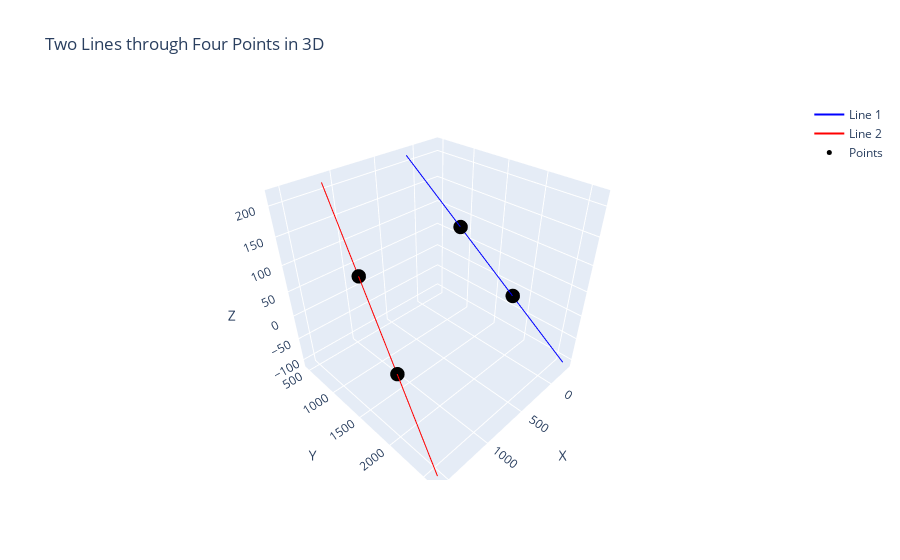
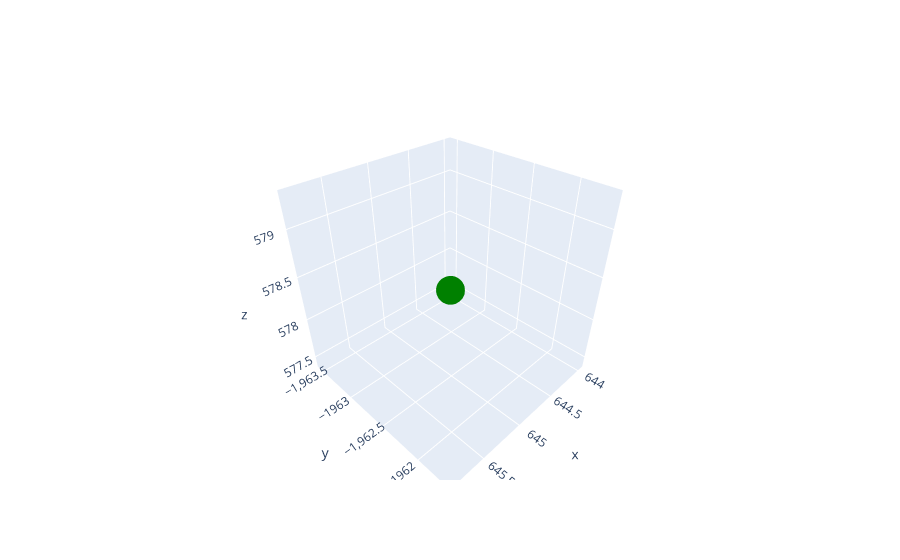

The cell these charts' notebook holds for them, in order:
### Code cell
import plotly.offline as pyo

E_g = E_transformed
F_g = F_transformed
E_g[2]= 0
F_g[2]= 0
# line_E = np.cross(E_top, E_transformed)
# line_F = np.cross(F_top, F_transformed)

# line_E /= line_E[2]
# line_F /= line_F[2]
# line_E, line_F
def plot_two_lines_3d_plotly(p1, p2, p3, p4):
    # Extracting coordinates for line 1
    x1, y1, z1 = p1
    x2, y2, z2 = p2
    
    # Direction vector for line 1
    d1 = np.array([x2 - x1, y2 - y1, z2 - z1])
    
    # Parametric values for line 1
    t1 = np.linspace(-1, 2, 100)
    
    # Line 1 points
    x_line1 = x1 + t1 * d1[0]
    y_line1 = y1 + t1 * d1[1]
    z_line1 = z1 + t1 * d1[2]
    
    # Extracting coordinates for line 2
    x3, y3, z3 = p3
    x4, y4, z4 = p4
    
    # Direction vector for line 2
    d2 = np.array([x4 - x3, y4 - y3, z4 - z3])
    
    # Parametric values for line 2
    t2 = np.linspace(-1, 2, 100)
    
    # Line 2 points
    x_line2 = x3 + t2 * d2[0]
    y_line2 = y3 + t2 * d2[1]
    z_line2 = z3 + t2 * d2[2]
    
    # Create trace for line 1
    line_trace1 = go.Scatter3d(
        x=x_line1,
        y=y_line1,
        z=z_line1,
        mode='lines',
        name='Line 1',
        line=dict(color='blue', width=2)
    )
    
    # Create trace for line 2
    line_trace2 = go.Scatter3d(
        x=x_line2,
        y=y_line2,
        z=z_line2,
        mode='lines',
        name='Line 2',
        line=dict(color='red', width=2)
    )
    
    # Create trace for points
    points_trace = go.Scatter3d(
        x=[x1, x2, x3, x4],
        y=[y1, y2, y3, y4],
        z=[z1, z2, z3, z4],
        mode='markers',
        name='Points',
        marker=dict(color='black', size=5)
    )
    
    # Layout
    layout = go.Layout(
        title='Two Lines through Four Points in 3D',
        scene=dict(
            xaxis_title='X',
            yaxis_title='Y',
            zaxis_title='Z'
        )
    )
    
    # Create the figure
    fig = go.Figure(data=[line_trace1, line_trace2, points_trace], layout=layout)
    
    # Plot the figure
    pyo.iplot(fig)
    
def find_intersection_point(p1, p2, p3, p4):
    # Extracting coordinates for line 1
    x1, y1, z1 = p1
    x2, y2, z2 = p2
    
    # Direction vector for line 1
    d1 = np.array([x2 - x1, y2 - y1, z2 - z1])
    
    # Parametric values for line 1
    t1 = np.linspace(-1, 2, 100)
    
    # Line 1 points
    x_line1 = x1 + t1 * d1[0]
    y_line1 = y1 + t1 * d1[1]
    z_line1 = z1 + t1 * d1[2]
    
    # Extracting coordinates for line 2
    x3, y3, z3 = p3
    x4, y4, z4 = p4
    
    # Direction vector for line 2
    d2 = np.array([x4 - x3, y4 - y3, z4 - z3])
    
    # Parametric values for line 2
    t2 = np.linspace(-1, 2, 100)
    
    # Line 2 points
    x_line2 = x3 + t2 * d2[0]
    y_line2 = y3 + t2 * d2[1]
    z_line2 = z3 + t2 * d2[2]
    
    # Solve for the intersection point
    A = np.array([
        [d1[0], -d2[0]],
        [d1[1], -d2[1]],
        [d1[2], -d2[2]]
    ])
    B = np.array([x3 - x1, y3 - y1, z3 - z1])
    t = np.linalg.lstsq(A, B, rcond=None)[0]
    
    # Calculate intersection point coordinates
    intersection_x = x1 + t[0] * d1[0]
    intersection_y = y1 + t[0] * d1[1]
    intersection_z = z1 + t[0] * d1[2]
    
    return intersection_x, intersection_y, intersection_z

# Function to plot the intersection point of two lines in 3D space using Plotly
def plot_intersection_point_3d_plotly(p1, p2, p3, p4):
    # Find intersection point
    intersection_point = find_intersection_point(p1, p2, p3, p4)
    
    # Create trace for intersection point
    intersection_trace = go.Scatter3d(
        x=[intersection_point[0]],
        y=[intersection_point[1]],
        z=[intersection_point[2]],
        mode='markers',
        name='Intersection Point',
        marker=dict(color='green', size=10)
    )
    
    # Plot two lines and points
    plot_two_lines_3d_plotly(p1, p2, p3, p4)
    
    # Add intersection point to the plot
    fig = pyo.iplot([intersection_trace], filename='intersection_point')
    
    return intersection_point

# Example usage
p1 = E_g
p2 = E_top
p3= F_g
p4= F_top
intersection_point = plot_intersection_point_3d_plotly(p1, p2, p3, p4)
print("Intersection Point:", intersection_point)

### Figure 1 — Plotly figure (JSON) as saved in the notebook; plotly's stock layout.template omitted (floating-point values rounded to 4 significant figures)
{"data": [{"line": {"color": "blue", "width": 2}, "mode": "lines", "name": "Line 1", "type": "scatter3d", "x": [-292.8, -288.4, -283.9, -279.5, -275.0, -270.6, -266.2, -261.7, -257.3, -252.9, -248.4, -244.0, -239.6, -235.1, -230.7, -226.2, -221.8, -217.4, -212.9, -208.5, -204.1, -199.6, -195.2, -190.8, -186.3, -181.9, -177.5, -173.0, -168.6, -164.1, -159.7, -155.3, -150.8, -146.4, -142.0, -137.5, -133.1, -128.7, -124.2, -119.8, -115.3, -110.9, -106.5, -102.0, -97.6, -93.16, -88.73, -84.29, -79.85, -75.42, -70.98, -66.54, -62.11, -57.67, -53.24, -48.8, -44.36, -39.93, -35.49, -31.05, -26.62, -22.18, -17.75, -13.31, -8.873, -4.436, 0, 4.436, 8.873, 13.31, 17.75, 22.18, 26.62, 31.05, 35.49, 39.93, 44.36, 48.8, 53.24, 57.67, 62.11, 66.54, 70.98, 75.42, 79.85, 84.29, 88.73, 93.16, 97.6, 102.0, 106.5, 110.9, 115.3, 119.8, 124.2, 128.7, 133.1, 137.5, 142.0, 146.4], "y": [2618.0, 2597.0, 2575.0, 2553.0, 2532.0, 2510.0, 2488.0, 2467.0, 2445.0, 2423.0, 2402.0, 2380.0, 2358.0, 2337.0, 2315.0, 2293.0, 2272.0, 2250.0, 2228.0, 2207.0, 2185.0, 2163.0, 2142.0, 2120.0, 2098.0, 2077.0, 2055.0, 2033.0, 2012.0, 1990.0, 1968.0, 1947.0, 1925.0, 1903.0, 1882.0, 1860.0, 1838.0, 1817.0, 1795.0, 1773.0, 1751.0, 1730.0, 1708.0, 1686.0, 1665.0, 1643.0, 1621.0, 1600.0, 1578.0, 1556.0, 1535.0, 1513.0, 1491.0, 1470.0, 1448.0, 1426.0, 1405.0, 1383.0, 1361.0, 1340.0, 1318.0, 1296.0, 1275.0, 1253.0, 1231.0, 1210.0, 1188, 1166.0, 1145.0, 1123.0, 1101.0, 1080.0, 1058.0, 1036.0, 1015.0, 992.9, 971.3, 949.6, 927.9, 906.3, 884.6, 862.9, 841.2, 819.6, 797.9, 776.2, 754.5, 732.9, 711.2, 689.5, 667.9, 646.2, 624.5, 602.8, 581.2, 559.5, 537.8, 516.1, 494.5, 472.8], "z": [-107, -103.8, -100.5, -97.27, -94.03, -90.79, -87.55, -84.3, -81.06, -77.82, -74.58, -71.33, -68.09, -64.85, -61.61, -58.36, -55.12, -51.88, -48.64, -45.39, -42.15, -38.91, -35.67, -32.42, -29.18, -25.94, -22.7, -19.45, -16.21, -12.97, -9.727, -6.485, -3.242, 0, 3.242, 6.485, 9.727, 12.97, 16.21, 19.45, 22.7, 25.94, 29.18, 32.42, 35.67, 38.91, 42.15, 45.39, 48.64, 51.88, 55.12, 58.36, 61.61, 64.85, 68.09, 71.33, 74.58, 77.82, 81.06, 84.3, 87.55, 90.79, 94.03, 97.27, 100.5, 103.8, 107, 110.2, 113.5, 116.7, 120.0, 123.2, 126.5, 129.7, 132.9, 136.2, 139.4, 142.7, 145.9, 149.2, 152.4, 155.6, 158.9, 162.1, 165.4, 168.6, 171.8, 175.1, 178.3, 181.6, 184.8, 188.1, 191.3, 194.5, 197.8, 201.0, 204.3, 207.5, 210.8, 214]}, {"line": {"color": "red", "width": 2}, "mode": "lines", "name": "Line 2", "type": "scatter3d", "x": [1567.0, 1563.0, 1558.0, 1554.0, 1549.0, 1545.0, 1541.0, 1536.0, 1532.0, 1528.0, 1523.0, 1519.0, 1515.0, 1510.0, 1506.0, 1501.0, 1497.0, 1493.0, 1488.0, 1484.0, 1480.0, 1475.0, 1471.0, 1467.0, 1462.0, 1458.0, 1453.0, 1449.0, 1445.0, 1440.0, 1436.0, 1432.0, 1427.0, 1423.0, 1419.0, 1414.0, 1410.0, 1405.0, 1401.0, 1397.0, 1392.0, 1388.0, 1384.0, 1379.0, 1375.0, 1371.0, 1366.0, 1362.0, 1358.0, 1353.0, 1349.0, 1344.0, 1340.0, 1336.0, 1331.0, 1327.0, 1323.0, 1318.0, 1314.0, 1310.0, 1305.0, 1301.0, 1296.0, 1292.0, 1288.0, 1283.0, 1279, 1275.0, 1270.0, 1266.0, 1262.0, 1257.0, 1253.0, 1248.0, 1244.0, 1240.0, 1235.0, 1231.0, 1227.0, 1222.0, 1218.0, 1214.0, 1209.0, 1205.0, 1200.0, 1196.0, 1192.0, 1187.0, 1183.0, 1179.0, 1174.0, 1170.0, 1166.0, 1161.0, 1157.0, 1153.0, 1148.0, 1144.0, 1139.0, 1135.0], "y": [2618.0, 2597.0, 2575.0, 2553.0, 2532.0, 2510.0, 2488.0, 2467.0, 2445.0, 2423.0, 2402.0, 2380.0, 2358.0, 2337.0, 2315.0, 2293.0, 2272.0, 2250.0, 2228.0, 2207.0, 2185.0, 2163.0, 2142.0, 2120.0, 2098.0, 2077.0, 2055.0, 2033.0, 2012.0, 1990.0, 1968.0, 1947.0, 1925.0, 1903.0, 1882.0, 1860.0, 1838.0, 1817.0, 1795.0, 1773.0, 1751.0, 1730.0, 1708.0, 1686.0, 1665.0, 1643.0, 1621.0, 1600.0, 1578.0, 1556.0, 1535.0, 1513.0, 1491.0, 1470.0, 1448.0, 1426.0, 1405.0, 1383.0, 1361.0, 1340.0, 1318.0, 1296.0, 1275.0, 1253.0, 1231.0, 1210.0, 1188, 1166.0, 1145.0, 1123.0, 1101.0, 1080.0, 1058.0, 1036.0, 1015.0, 992.9, 971.3, 949.6, 927.9, 906.3, 884.6, 862.9, 841.2, 819.6, 797.9, 776.2, 754.5, 732.9, 711.2, 689.5, 667.9, 646.2, 624.5, 602.8, 581.2, 559.5, 537.8, 516.1, 494.5, 472.8], "z": [-107, -103.8, -100.5, -97.27, -94.03, -90.79, -87.55, -84.3, -81.06, -77.82, -74.58, -71.33, -68.09, -64.85, -61.61, -58.36, -55.12, -51.88, -48.64, -45.39, -42.15, -38.91, -35.67, -32.42, -29.18, -25.94, -22.7, -19.45, -16.21, -12.97, -9.727, -6.485, -3.242, 0, 3.242, 6.485, 9.727, 12.97, 16.21, 19.45, 22.7, 25.94, 29.18, 32.42, 35.67, 38.91, 42.15, 45.39, 48.64, 51.88, 55.12, 58.36, 61.61, 64.85, 68.09, 71.33, 74.58, 77.82, 81.06, 84.3, 87.55, 90.79, 94.03, 97.27, 100.5, 103.8, 107, 110.2, 113.5, 116.7, 120.0, 123.2, 126.5, 129.7, 132.9, 136.2, 139.4, 142.7, 145.9, 149.2, 152.4, 155.6, 158.9, 162.1, 165.4, 168.6, 171.8, 175.1, 178.3, 181.6, 184.8, 188.1, 191.3, 194.5, 197.8, 201.0, 204.3, 207.5, 210.8, 214]}, {"marker": {"color": "black", "size": 5}, "mode": "markers", "name": "Points", "type": "scatter3d", "x": [-146.4, 0, 1423.0, 1279], "y": [1903.0, 1188, 1903.0, 1188], "z": [0, 107, 0, 107]}], "layout": {"scene": {"xaxis": {"title": {"text": "X"}}, "yaxis": {"title": {"text": "Y"}}, "zaxis": {"title": {"text": "Z"}}}, "title": {"text": "Two Lines through Four Points in 3D"}}}

### Figure 2 — Plotly figure (JSON) as saved in the notebook; plotly's stock layout.template omitted (floating-point values rounded to 4 significant figures)
{"data": [{"marker": {"color": "green", "size": 10}, "mode": "markers", "name": "Intersection Point", "type": "scatter3d", "x": [644.9], "y": [-1963.0], "z": [578.4]}], "layout": {}}
